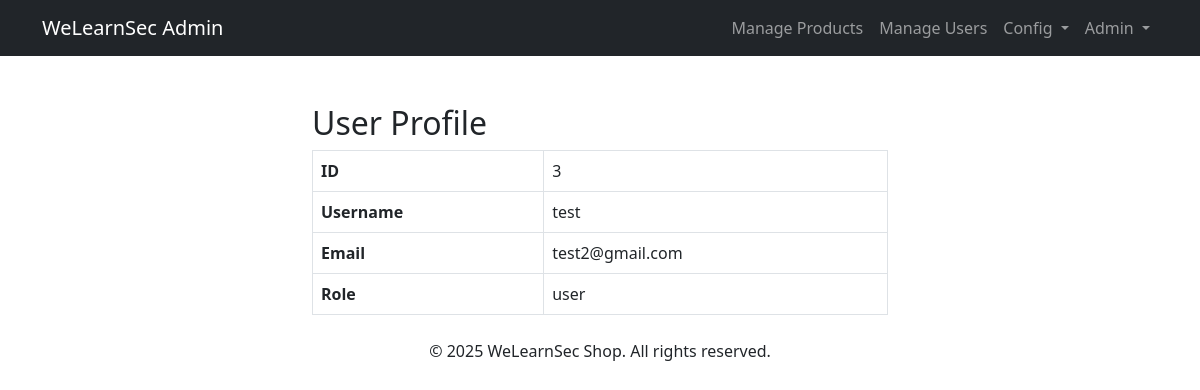
The page /admin/profile.php?id=3 (signed in) on the database its author committed.
### tables this page shows
CREATE TABLE `users` (
  `id` int(11) NOT NULL,
  `username` varchar(50) NOT NULL,
  `email` varchar(255) DEFAULT NULL,
  `password` varchar(255) NOT NULL,
  `role` enum('user','admin') DEFAULT 'user',
  `reset_token` varchar(255) DEFAULT NULL,
  `reset_token_expiry` datetime DEFAULT NULL
);

### admin/profile.php (the view, shortened to what this page needs)
<?php
require_once '../includes/config.php';
$userId = $_GET['id'] ?? '';
$userId = intval($userId);
$sql = "SELECT * FROM users WHERE id = $userId";
$res = $conn->query($sql);
$user = $res->fetch_assoc();
?>
<!DOCTYPE html>
<html lang="en">
<head>
  <link href="https://cdn.jsdelivr.net/npm/bootstrap@5.3.0/dist/css/bootstrap.min.css" rel="stylesheet">
</head>
<body>
      <?php include '../includes/admin_navbar.php'; ?>
  <div class="container mt-5" style="max-width:600px;">
    <h2>User Profile</h2>
    <?php if($user): ?>
      <table class="table table-bordered">
        <tr><th>ID</th><td><?=htmlspecialchars($user['id'])?></td></tr>
        <tr><th>Username</th><td><?=htmlspecialchars($user['username'])?></td></tr>
        <tr>
  <th>Email</th>
  <td><?= isset($user['email']) ? htmlspecialchars($user['email']) : 'Not Provided' ?></td>
</tr>
        <tr><th>Role</th><td><?=htmlspecialchars($user['role'])?></td></tr>
      </table>
    <?php else: ?>
      <div class="alert alert-warning">User not found.</div>
    <?php endif; ?>
  </div>
     <?php include '../includes/footer.php'; ?>
</body>
</html>

### rows shown on the page
users: id "3", username "test", email "test2@gmail.com", role "user"
